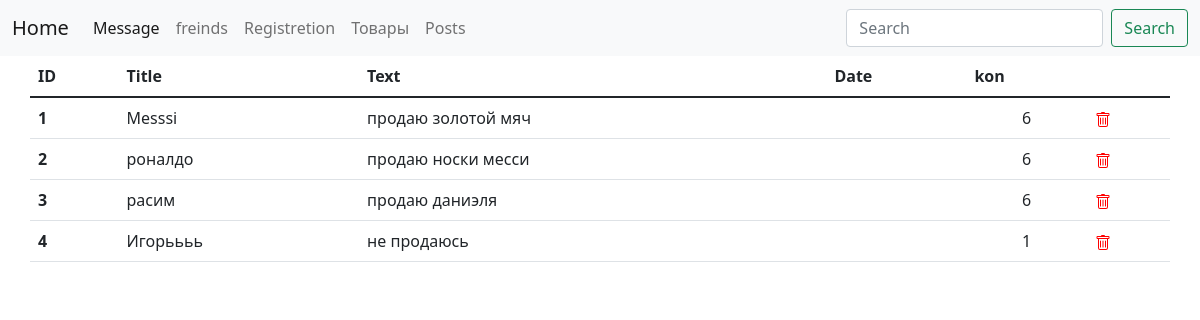
/advertisement/, run on an earlier commit of the app's database.
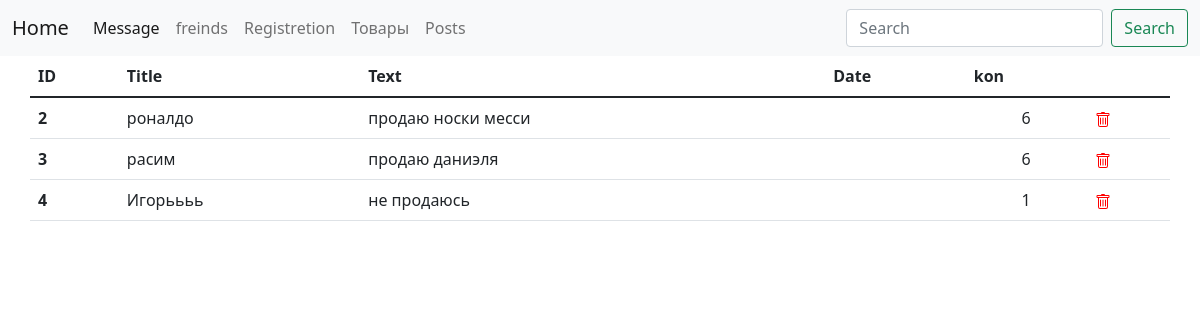
And on a later commit of the database.
### posts/models.py (models this page shows, shortened)
class Advertisement(models.Model):
	title = models.CharField(max_length = 30)
	text = models.TextField()
	creation_date = models.DateField()
	view_num = models.IntegerField(default=6)

### posts/views.py (the view)
# urls.py: path('advertisement/', views.advertisement, name = 'advertisement'),
def advertisement(request):
	advertisement = Advertisement.objects.all()
	context = {
		'advertisement': advertisement
	}
	return render (request, "posts/advertisement.html", context)

### posts/templates/posts/advertisement.html (shortened to what this page needs)
{% extends "posts/base.html" %}
{% load static %}
{% block content %}
	<div class="container">
		<div class="row mt-05">
			<table class="table">
			  <thead>
			    <tr>
			      <th scope="col">ID</th>
			      <th scope="col">Title</th>
			      <th scope="col">Text</th>
			      <th scope="col">Date</th>
			      <th scope="col">kon</th>
			    </tr>
			  </thead>
			  <tbody>
			  	{% for a in advertisement  %}
			    <tr>
			      <th scope="row">{{ a.id}}</th>
			      <td>{{ a.title}}</td>
			      <td>{{ a.text}}</td>
			      <td>{{ a.publication_date}}</td>
			      <td class="text-center">{{ a.view_num}}</td>
			      <td>
			      	<a href="{% url 'advertisement_delete' a.id %}" class="delete-link">
              		</a>
			      </td>
			    {% endfor %}
			    </tr>
			  </tbody>
			</table>
		</div>
	</div>
{% endblock %}

What changed in the data, as far as the page shows it:
removed Advertisement: id "1", title "Messsi", text "продаю золотой мяч", view_num "6"
